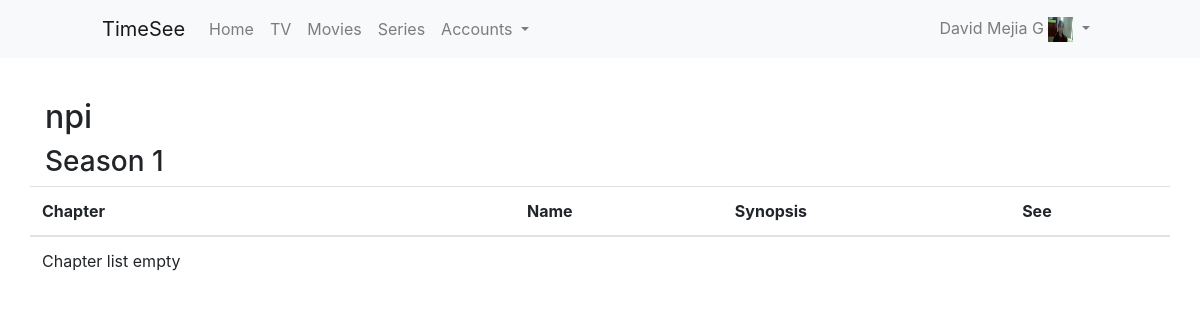
/serie/npi-2019/ (signed in), run on an earlier commit of the app's database.
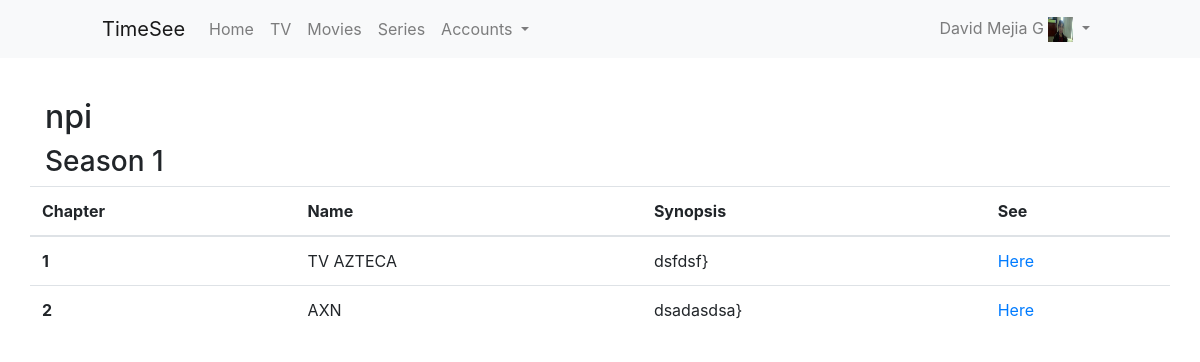
And on a later commit of the database.
### series/models.py (models this page shows, shortened)
class Chapter(models.Model):
	link_status_choices = (
		('Functional','Functional'),
		('Broken or Misspelled','Broken or Misspelled'),
	)
	season = models.ForeignKey(Season, related_name="season", on_delete=models.CASCADE)
	number = models.IntegerField()
	name = models.CharField(max_length=50)
	link = models.TextField()
	synopsis = models.TextField()
	duration = models.DurationField()
	slug = models.SlugField(max_length=200, unique=True, null=True, blank=True)
	link_status = models.CharField(max_length=20, default="Functional", choices=link_status_choices)

### series/views.py (the view)
# urls.py: url('serie/(?P<slug>[-\w]+)/$', views.SerieDetailView.as_view(), name="SerieDetail"),
class SerieDetailView(View):
	@method_decorator(login_required)
	def get(self, request, slug):
		template_name = 'series/detail_serie.html'
		serie = Serie.objects.get(slug=slug)
		seasons = Season.objects.filter(serie=serie)
		request.user.profile.update_status()
		ListOfChaptersBySeason = []
		for season in seasons:
			ListOfChaptersBySeason.append({'season': season.number, 'chapters': Chapter.objects.filter(season=season)})
		context = {
			'serie': serie,
			'ListOfChaptersBySeason': ListOfChaptersBySeason,
		}
		return render(request, template_name, context)

### accounts/models.py (called while the page is built)
	def update_status(self):
		if self.user.is_staff == False:
			now = timezone.now()
			last_payment = Payment.objects.filter(user=self.user).last()
			if last_payment is None:
				self.is_premium = False
				if now > self.user.profile.free_trial_deadline:
					self.is_enabled = False
				else:
					self.is_enabled = True
			else:
				self.is_premium = True
				if now > last_payment.deadline:
					self.is_enabled = False
				else:
					self.is_enabled = True
			self.save()

### series/models.py (called while the page is built)
	def __str__(self):
		return self.name

### series/templates/series/detail_serie.html
{%extends 'base.html'%}
{%block content%}
	<div class="row">
		<div class="col-12">
			<h2>{{serie}}</h2>
	{%for ChaptersBySeason in ListOfChaptersBySeason%}
			<h3>Season {{ChaptersBySeason.season}}</h3>
			<div class="row">
				<table class="table">
  					<thead>
    					<tr>
      						<th scope="col">Chapter</th>
							<th scope="col">Name</th>
							<th scope="col">Synopsis</th>
							<th scope="col">See</th>
						</tr>
					</thead>
					<tbody>
		{%for chapter in ChaptersBySeason.chapters%}
					<tr>
						<th scope="row">{{chapter.number}}</th>
						<td>{{chapter.name}}</td>
						<td>{{chapter.synopsis}}}</td>
						<td><a href="{%url 'Series:ChapterDetail' chapter.slug%}">Here</a></td>
					</tr>
		{%empty%}
					<tr>
						<td>Chapter list empty</td>
					</tr>
		{%endfor%}
					</tbody>
				</table>
			</div>
	{%endfor%}
		</div>
	</div>
{%endblock content%}

What changed in the data, as far as the page shows it:
added Chapter: number "1", name "TV AZTECA", synopsis "dsfdsf"
added Chapter: number "2", name "AXN", synopsis "dsadasdsa"
Also different on the page:
list line gone: "Chapter list empty"
